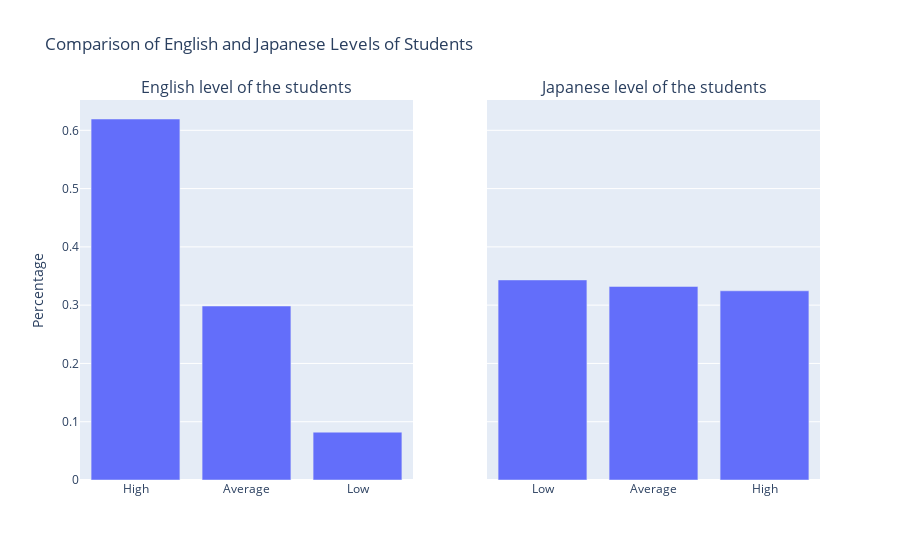

The code cell stored with this chart in its notebook:
### Markdown cell above
Until the reported time, most participants had been in this university for1 to 3 years.

### Code cell
def create_bar_chart(data, category_column, title, x_label, y_label='Percentage'):
    percentages = data[category_column].value_counts(normalize=True).reset_index()
    percentages.columns = [category_column, 'percentage']
    
    fig = px.bar(
        data_frame=percentages,
        x=category_column,
        y='percentage',
        title=title,
        labels={category_column: x_label, 'percentage': y_label}
    )
    return fig

# Create individual charts
english_fig = create_bar_chart(students, 'English_cate', 'English level of the students', 'English level')
japanese_fig = create_bar_chart(students, 'Japanese_cate', 'Japanese level of the students', 'Japanese level')

# Create a subplot figure
fig = make_subplots(
    rows=1, 
    cols=2, 
    subplot_titles=(
        'English level of the students', 
        'Japanese level of the students'
    ),
    shared_yaxes=True
)

# Add the bar charts to the subplot figure
for trace in english_fig['data']:
    fig.add_trace(trace, row=1, col=1)

for trace in japanese_fig['data']:
    fig.add_trace(trace, row=1, col=2)

# Update layout
fig.update_layout(
    title_text='Comparison of English and Japanese Levels of Students',
    showlegend=False,
    yaxis_title='Percentage'
)

fig.show()

### Figure 1 — Plotly figure (JSON) as saved in the notebook; plotly's stock layout.template omitted (floating-point values rounded to 4 significant figures)
{"data": [{"alignmentgroup": "True", "hovertemplate": "English level=%{x}<br>Percentage=%{y}<extra></extra>", "legendgroup": "", "marker": {"color": "#636efa", "pattern": {"shape": ""}}, "name": "", "offsetgroup": "", "orientation": "v", "showlegend": false, "textposition": "auto", "type": "bar", "x": ["High", "Average", "Low"], "xaxis": "x", "y": [0.6194, 0.2985, 0.08209], "yaxis": "y"}, {"alignmentgroup": "True", "hovertemplate": "Japanese level=%{x}<br>Percentage=%{y}<extra></extra>", "legendgroup": "", "marker": {"color": "#636efa", "pattern": {"shape": ""}}, "name": "", "offsetgroup": "", "orientation": "v", "showlegend": false, "textposition": "auto", "type": "bar", "x": ["Low", "Average", "High"], "xaxis": "x2", "y": [0.3433, 0.3321, 0.3246], "yaxis": "y2"}], "layout": {"annotations": [{"font": {"size": 16}, "showarrow": false, "text": "English level of the students", "x": 0.225, "xanchor": "center", "xref": "paper", "y": 1, "yanchor": "bottom", "yref": "paper"}, {"font": {"size": 16}, "showarrow": false, "text": "Japanese level of the students", "x": 0.775, "xanchor": "center", "xref": "paper", "y": 1, "yanchor": "bottom", "yref": "paper"}], "showlegend": false, "title": {"text": "Comparison of English and Japanese Levels of Students"}, "xaxis": {"anchor": "y", "domain": [0, 0.45]}, "xaxis2": {"anchor": "y2", "domain": [0.55, 1]}, "yaxis": {"anchor": "x", "domain": [0, 1], "title": {"text": "Percentage"}}, "yaxis2": {"anchor": "x2", "domain": [0, 1], "matches": "y", "showticklabels": false}}}
